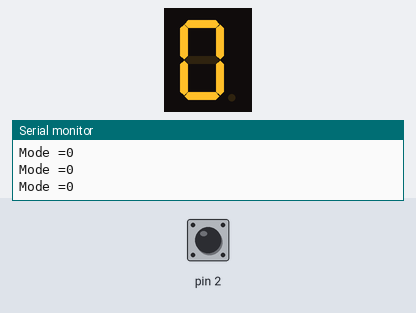
Simulated run of this sketch. Board: Arduino Uno, built with avr-gcc and run on an emulated ATmega328P. Shown: 1-digit seven-segment display, the last lines printed to the serial monitor. Wiring (inferred from the names in the program): 1-digit 7-segment display, segments lit when HIGH: segments pin 5, pin 6, pin 7, pin 8, pin 9, pin 10, pin 11, pin 12. Inputs (shaded band) come from the test bench; at power-on: pin 2 HIGH. The segment pins are drawn as the display they are named for.

Above: at 1.2 s.
1.3 s: pin 2 pulled LOW for 0.15 s
At 2.1 s:
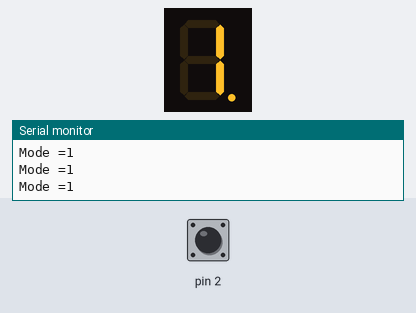
3.0 s: pin 2 pulled LOW for 1 s
At 3.5 s:
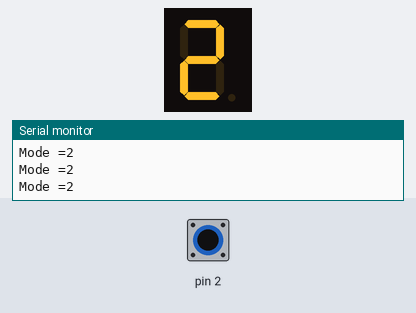
5.5 s: pin 2 pulled LOW for 0.15 s
At 6.8 s:
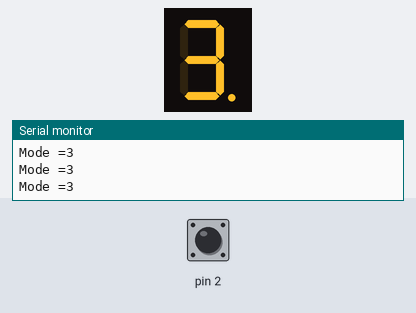
7.2 s: pin 2 pulled LOW for 3.2 s
At 8.2 s:
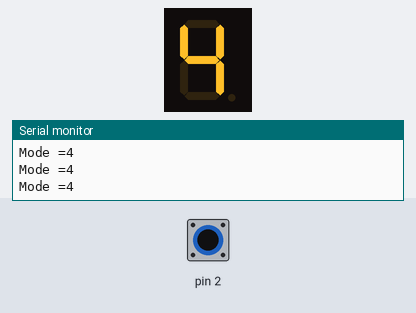
11.9 s: pin 2 pulled LOW for 0.15 s
At 13.3 s:
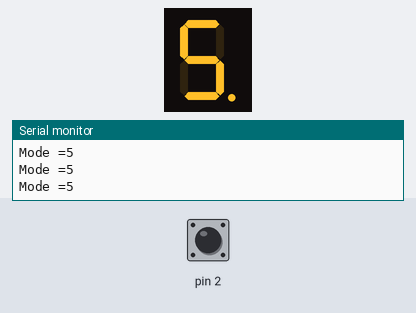
13.6 s: pin 2 pulled LOW for 1 s
At 14.7 s:
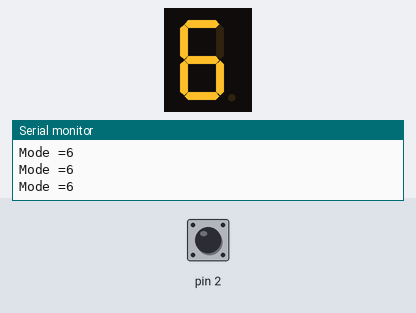
Timing chart, 0 to 16.6 s (numbered marks = the images above; inputs shaded):
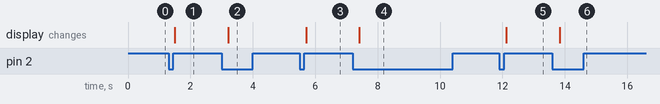

The sketch:

single-digit.ino
```cpp
// Arduino single severn segment display with decimal point

// Define the LED digit patters, from 0 - 9
// Note that these patterns are for common cathode displays
// For common anode displays, change the 1's to 0's and 0's to 1's
// 1 = LED on, 0 = LED off, in this order:
//  Arduino pin: 5,6,7,8,9,10,11,12
// segments a (top), b (top right), c (bottom right), d (bottom)
// e (lower left), f (upper left), g (middle segment)
byte seven_seg_digits[10][7] = {
   { 1,1,1,1,1,1,0 },  // = 0
   { 0,1,1,0,0,0,0 },  // = 1
   { 1,1,0,1,1,0,1 },  // = 2
   { 1,1,1,1,0,0,1 },  // = 3
   { 0,1,1,0,0,1,1 },  // = 4
   { 1,0,1,1,0,1,1 },  // = 5
   { 1,0,1,1,1,1,1 },  // = 6
   { 1,1,1,0,0,0,0 },  // = 7
   { 1,1,1,1,1,1,1 },  // = 8
   { 1,1,1,0,0,1,1 }   // = 9
};

int mode = 0; // This is the "mode" of the device.  It starts at 0 and gets incremented
byte newModeInc = 0; // set to 1 if we get an interrupt
int modeCount = 10; // The number of display modes, we mode the mode to get the actual mode

int decimal_pin = 12;
long lastDebounceTime = 0;  // the last time the output pin was toggled
long debounceDelay = 150;   // the debounce time; increase if the output flickers

void setup() {
  pinMode(2, INPUT_PULLUP);
  pinMode(5, OUTPUT); // top a
  pinMode(6, OUTPUT); // upper right b
  pinMode(7, OUTPUT); // lower right c
  pinMode(8, OUTPUT); // bottom d
  pinMode(9, OUTPUT); // lower left e
  pinMode(10, OUTPUT); // upper left f
  pinMode(11, OUTPUT); // middle g
  pinMode(12, OUTPUT); // decimal point
  writeDot(LOW);  // start with the "dot" off
  attachInterrupt(0, changeModeInc, FALLING  ); // when pin 2 gets grounded
  Serial.begin(9600);
}

void writeDot(byte state) {
  digitalWrite(decimal_pin, state);
}

void sevenSegWrite(byte digit) {
  byte pin = 5;
  for (byte segCount = 0; segCount < 7; ++segCount) {
    digitalWrite(pin, seven_seg_digits[digit][segCount]);
    ++pin;
  }
}

void loop() {
  if (newModeInc == 1) {
    if ((millis() - lastDebounceTime) > debounceDelay) {
      mode++;
      mode = mode % modeCount;
      Serial.print("Inc Mode=");
      Serial.println(mode, DEC);
      digitalWrite(13, LOW);
      newModeInc = 0;
    }
    else {
    }
  };sevenSegWrite(mode);
  writeDot(mode % 2); // make the decimal point go on odd numbers
  Serial.print("Mode =");
  Serial.println(mode);
  delay(100);
  digitalWrite(13, LOW); // show we have a new mode
}

// Interrupt service routine
void changeModeInc(){
  digitalWrite(13, HIGH); //  show we have a new mode
  newModeInc = 1; // indicate we have a new increment mode
  lastDebounceTime = millis(); // record when we got the interrupt for debouncing
}
```

Measured:
- after the input at 1.3 s, the display: changes after 0.20 s (image 1)
- after the input at 3.0 s, the display: changes after 0.21 s (image 2)
- after the input at 5.5 s, the display: changes after 0.21 s (image 3)
- after the input at 7.2 s, the display: changes after 0.22 s (image 4)
- after the input at 11.9 s, the display: changes after 0.23 s (image 5)
- after the input at 13.6 s, the display: changes after 0.23 s (image 6)
